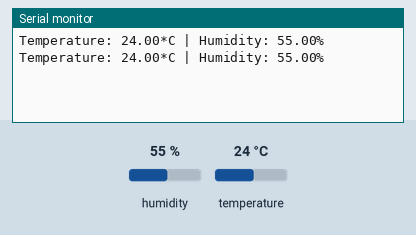
A sketch run on a simulated ESP8266 (NodeMCU). On the bench: the last lines printed to the serial monitor. The inputs (shaded band) are chosen by the test bench; at power-on: humidity 55 %, temperature 24 °C.

Above: at 2.8 s.
2.9 s: humidity set to 22 %
At 5.0 s:
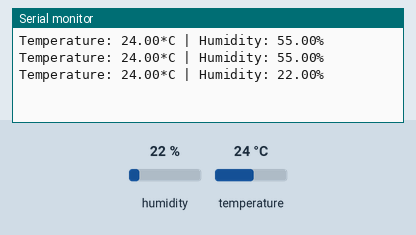
5.6 s: temperature set to 12 °C
At 6.7 s:
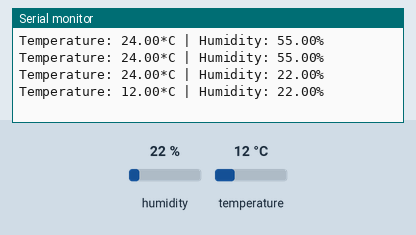
8.3 s: humidity set to 40 %
At 11.3 s:
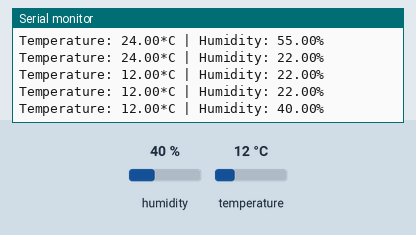
Timing chart, 0 to 12.8 s (numbered marks = the images above; inputs shaded):
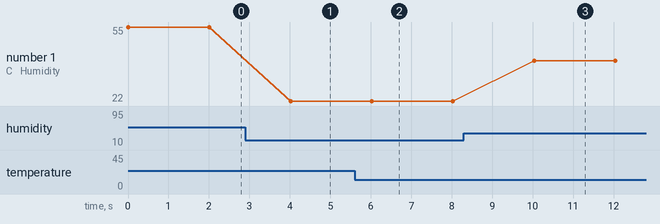

Measured:
- after the input at 2.9 s, the serial monitor: prints a new line after 1.1 s (image 1)
- after the input at 5.6 s, the serial monitor: prints a new line after 0.42 s (image 2)
- after the input at 8.3 s, the serial monitor: prints a new line after 1.7 s (image 3)
- plotted number 1: 55 → 22 after the input at 2.9 s, 22 → 40 after the input at 8.3 s

The sketch:

DHT22.ino
```cpp
/* Thông số kỹ thuật

- Điện áp hoạt động: 5VDC
- Dãi độ ẩm hoạt động: 0% - 100% RH, sai số ±2%RH
- Dãi nhiệt độ hoạt động: -40°C ~ 80°C, sai số ±0.5°C
- Không cần thêm linh kiện ngoài
- Hoạt động với độ ổn định lâu dài
*/

#include "DHT.h"

// #define D6 12
#define DHTPIN D6
#define DHTTYPE DHT22

DHT dht(DHTPIN, DHTTYPE);
float humidity = 80;
float temperature = 25;


void setup() {
  Serial.begin(115200);
  Serial.setDebugOutput(true);
  dht.begin();
}

void loop() {
  readSensors();
  delay(1000);
}

void readSensors() {
  static int last = 9999;
  if (last >= 2000) {
    humidity = dht.readHumidity();
    temperature = dht.readTemperature();

    // Check if any reads failed and exit early (to try again).
    if (isnan(humidity) || isnan(temperature)) {
      Serial.println("Failed to read from DHT sensor!");
      last = 0;
      return;
    }

    Serial.printf("Temperature: %.2f*C | Humidity: %.2f%\r\n", temperature, humidity);

    last = 0;
  }
  last += 1000;
}
```
